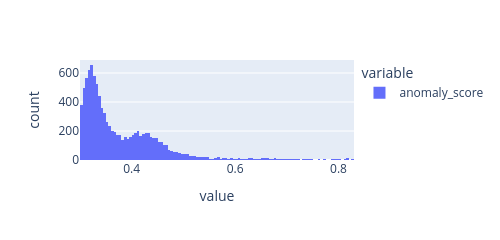
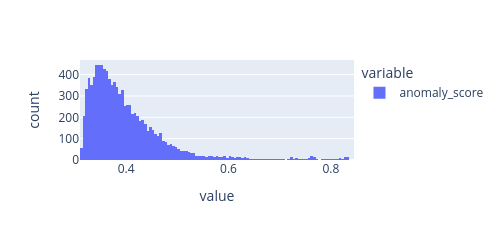
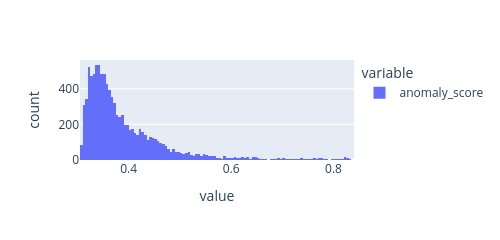

The notebook cell these images were saved under, in order:
### Markdown cell above
# IForest on Auto-Selected Features

### Code cell
exp = [
    ("IForest+C22 ROC Feat(5)", roc_selected_feat[:5]),
    ("IForest+C22 ROC Feat(3)", roc_selected_feat[:3]),
    ("IForest+C22 DT Feat", dt_selected_feat[:3])

]
for md, feat in exp:
    iforest = IForestModel(fit_scope="global", contamination=0.02, feature_cols=feat)
    iforest_day_scores[md] = iforest.score_anomalies(feat_ds, level="day", day_agg_stat="p90")
    fig = px.histogram(iforest_day_scores[md].df["anomaly_score"])
    fig.update_layout(height=200, width=500)
    fig.show()

### Figure 1 — Plotly figure (JSON) as saved in the notebook; plotly's stock layout.template omitted (floating-point values rounded to 4 significant figures; data arrays with more than 128 entries replaced by an {"elided": "..."} marker saying what was removed)
{"data": [{"bingroup": "x", "hovertemplate": "variable=anomaly_score<br>value=%{x}<br>count=%{y}<extra></extra>", "legendgroup": "anomaly_score", "marker": {"color": "#636efa", "pattern": {"shape": ""}}, "name": "anomaly_score", "orientation": "v", "showlegend": true, "type": "histogram", "x": {"elided": "10000 float values"}, "xaxis": "x", "yaxis": "y"}], "layout": {"barmode": "relative", "height": 200, "legend": {"title": {"text": "variable"}, "tracegroupgap": 0}, "margin": {"t": 60}, "width": 500, "xaxis": {"anchor": "y", "domain": [0, 1], "title": {"text": "value"}}, "yaxis": {"anchor": "x", "domain": [0, 1], "title": {"text": "count"}}}}

### Figure 2 — Plotly figure (JSON) as saved in the notebook; plotly's stock layout.template omitted (floating-point values rounded to 4 significant figures; data arrays with more than 128 entries replaced by an {"elided": "..."} marker saying what was removed)
{"data": [{"bingroup": "x", "hovertemplate": "variable=anomaly_score<br>value=%{x}<br>count=%{y}<extra></extra>", "legendgroup": "anomaly_score", "marker": {"color": "#636efa", "pattern": {"shape": ""}}, "name": "anomaly_score", "orientation": "v", "showlegend": true, "type": "histogram", "x": {"elided": "10000 float values"}, "xaxis": "x", "yaxis": "y"}], "layout": {"barmode": "relative", "height": 200, "legend": {"title": {"text": "variable"}, "tracegroupgap": 0}, "margin": {"t": 60}, "width": 500, "xaxis": {"anchor": "y", "domain": [0, 1], "title": {"text": "value"}}, "yaxis": {"anchor": "x", "domain": [0, 1], "title": {"text": "count"}}}}

### Figure 3 — Plotly figure (JSON) as saved in the notebook; plotly's stock layout.template omitted (floating-point values rounded to 4 significant figures; data arrays with more than 128 entries replaced by an {"elided": "..."} marker saying what was removed)
{"data": [{"bingroup": "x", "hovertemplate": "variable=anomaly_score<br>value=%{x}<br>count=%{y}<extra></extra>", "legendgroup": "anomaly_score", "marker": {"color": "#636efa", "pattern": {"shape": ""}}, "name": "anomaly_score", "orientation": "v", "showlegend": true, "type": "histogram", "x": {"elided": "10000 float values"}, "xaxis": "x", "yaxis": "y"}], "layout": {"barmode": "relative", "height": 200, "legend": {"title": {"text": "variable"}, "tracegroupgap": 0}, "margin": {"t": 60}, "width": 500, "xaxis": {"anchor": "y", "domain": [0, 1], "title": {"text": "value"}}, "yaxis": {"anchor": "x", "domain": [0, 1], "title": {"text": "count"}}}}
